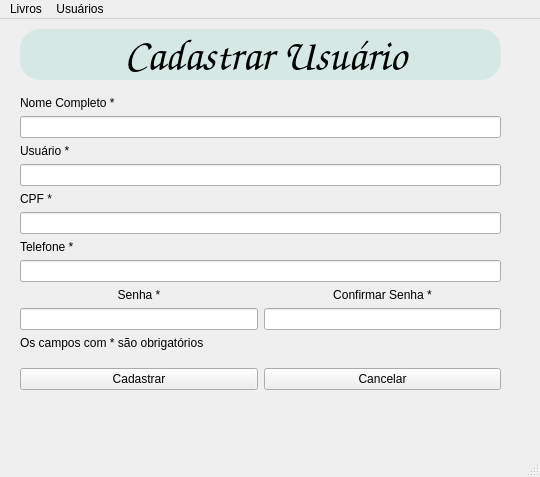
<?xml version="1.0" encoding="UTF-8"?>
<ui version="4.0">
 <class>MainWindow</class>
 <widget class="QMainWindow" name="MainWindow">
  <property name="geometry">
   <rect>
    <x>0</x>
    <y>0</y>
    <width>540</width>
    <height>477</height>
   </rect>
  </property>
  <property name="windowTitle">
   <string>Cadastrar Usuário</string>
  </property>
  <property name="windowIcon">
   <iconset>
    <normaloff>../Assets/logo.png</normaloff>../Assets/logo.png</iconset>
  </property>
  <widget class="QWidget" name="centralwidget">
   <widget class="QLabel" name="label">
    <property name="geometry">
     <rect>
      <x>20</x>
      <y>10</y>
      <width>481</width>
      <height>51</height>
     </rect>
    </property>
    <property name="font">
     <font>
      <family>Comic Sans MS</family>
      <pointsize>32</pointsize>
      <italic>false</italic>
      <underline>false</underline>
      <strikeout>false</strikeout>
      <kerning>true</kerning>
     </font>
    </property>
    <property name="autoFillBackground">
     <bool>false</bool>
    </property>
    <property name="styleSheet">
     <string notr="true">background-color: rgba(188, 224, 216,0.5);border-radius: 20px;padding-left:10px;</string>
    </property>
    <property name="text">
     <string>Cadastrar Usuário</string>
    </property>
    <property name="alignment">
     <set>Qt::AlignCenter</set>
    </property>
   </widget>
   <widget class="QWidget" name="verticalLayoutWidget">
    <property name="geometry">
     <rect>
      <x>20</x>
      <y>340</y>
      <width>481</width>
      <height>41</height>
     </rect>
    </property>
    <layout class="QHBoxLayout" name="horizontalLayout">
     <item>
      <widget class="QPushButton" name="btn_cadastrar">
       <property name="text">
        <string>Cadastrar</string>
       </property>
      </widget>
     </item>
     <item>
      <widget class="QPushButton" name="btn_cancelar">
       <property name="text">
        <string>Cancelar</string>
       </property>
      </widget>
     </item>
    </layout>
   </widget>
   <widget class="QWidget" name="formLayoutWidget">
    <property name="geometry">
     <rect>
      <x>20</x>
      <y>70</y>
      <width>481</width>
      <height>268</height>
     </rect>
    </property>
    <layout class="QFormLayout" name="formLayout">
     <property name="sizeConstraint">
      <enum>QLayout::SetDefaultConstraint</enum>
     </property>
     <property name="fieldGrowthPolicy">
      <enum>QFormLayout::ExpandingFieldsGrow</enum>
     </property>
     <property name="rowWrapPolicy">
      <enum>QFormLayout::WrapLongRows</enum>
     </property>
     <property name="labelAlignment">
      <set>Qt::AlignCenter</set>
     </property>
     <property name="formAlignment">
      <set>Qt::AlignCenter</set>
     </property>
     <property name="verticalSpacing">
      <number>6</number>
     </property>
     <item row="0" column="0" colspan="2">
      <widget class="QLabel" name="label_6">
       <property name="text">
        <string>Nome Completo *</string>
       </property>
      </widget>
     </item>
     <item row="1" column="0" colspan="2">
      <widget class="QLineEdit" name="input_nome">
       <property name="styleSheet">
        <string notr="true"/>
       </property>
      </widget>
     </item>
     <item row="2" column="0" colspan="2">
      <widget class="QLabel" name="label_7">
       <property name="text">
        <string>Usuário *</string>
       </property>
      </widget>
     </item>
     <item row="3" column="0" colspan="2">
      <widget class="QLineEdit" name="input_usuario"/>
     </item>
     <item row="4" column="0" colspan="2">
      <widget class="QLabel" name="label_5">
       <property name="text">
        <string>CPF *</string>
       </property>
      </widget>
     </item>
     <item row="5" column="0" colspan="2">
      <widget class="QLineEdit" name="input_cpf"/>
     </item>
     <item row="6" column="0" colspan="2">
      <widget class="QLabel" name="label_8">
       <property name="text">
        <string>Telefone *</string>
       </property>
      </widget>
     </item>
     <item row="7" column="0" colspan="2">
      <widget class="QLineEdit" name="input_telefone"/>
     </item>
     <item row="9" column="0" colspan="2">
      <widget class="QLabel" name="label_2">
       <property name="text">
        <string>Os campos com * são obrigatórios</string>
       </property>
      </widget>
     </item>
     <item row="8" column="0" colspan="2">
      <layout class="QHBoxLayout" name="horizontalLayout_3">
       <item>
        <layout class="QVBoxLayout" name="verticalLayout">
         <item>
          <widget class="QLabel" name="label_3">
           <property name="styleSheet">
            <string notr="true"/>
           </property>
           <property name="text">
            <string>Senha *</string>
           </property>
           <property name="alignment">
            <set>Qt::AlignCenter</set>
           </property>
          </widget>
         </item>
         <item>
          <widget class="QLineEdit" name="input_senha"/>
         </item>
        </layout>
       </item>
       <item>
        <layout class="QVBoxLayout" name="verticalLayout_2">
         <item>
          <widget class="QLabel" name="label_4">
           <property name="text">
            <string>Confirmar Senha *</string>
           </property>
           <property name="alignment">
            <set>Qt::AlignCenter</set>
           </property>
          </widget>
         </item>
         <item>
          <widget class="QLineEdit" name="input_confirmar_senha"/>
         </item>
        </layout>
       </item>
      </layout>
     </item>
    </layout>
   </widget>
   <widget class="QLabel" name="lbl_mensagem">
    <property name="geometry">
     <rect>
      <x>20</x>
      <y>380</y>
      <width>481</width>
      <height>41</height>
     </rect>
    </property>
    <property name="text">
     <string/>
    </property>
   </widget>
  </widget>
  <widget class="QMenuBar" name="menubar">
   <property name="geometry">
    <rect>
     <x>0</x>
     <y>0</y>
     <width>540</width>
     <height>19</height>
    </rect>
   </property>
   <widget class="QMenu" name="menuLivros">
    <property name="title">
     <string>Livros</string>
    </property>
    <addaction name="actionListaLivro"/>
    <addaction name="actionCadastrarLivro"/>
    <addaction name="separator"/>
    <addaction name="actionEmprestarLivro"/>
   </widget>
   <widget class="QMenu" name="menuUsu_rios">
    <property name="title">
     <string>Usuários</string>
    </property>
    <addaction name="actionListarUsuario"/>
    <addaction name="actionCadastrarUsuario"/>
   </widget>
   <addaction name="menuLivros"/>
   <addaction name="menuUsu_rios"/>
  </widget>
  <widget class="QStatusBar" name="statusbar"/>
  <action name="actionCadastrarLivro">
   <property name="text">
    <string>Cadastrar</string>
   </property>
  </action>
  <action name="actionEmprestarLivro">
   <property name="text">
    <string>Emprestar</string>
   </property>
  </action>
  <action name="actionCadastrarUsuario">
   <property name="text">
    <string>Cadastrar</string>
   </property>
  </action>
  <action name="actionListarUsuario">
   <property name="text">
    <string>Listar</string>
   </property>
  </action>
  <action name="actionListaLivro">
   <property name="text">
    <string>Listar</string>
   </property>
  </action>
 </widget>
 <resources/>
 <connections/>
</ui>
